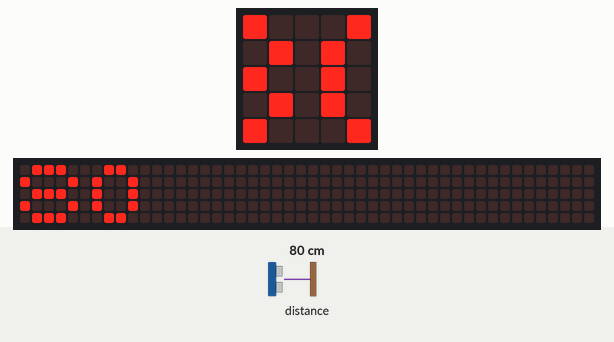
Bench run of a program on a simulated BBC micro:bit (MakeCode). Parts: the board's 5×5 LED display, a strip that is not on the board, showing the scrolling text unrolled. The test bench sets the inputs (shaded band); at power-on: distance to the obstacle 80 cm. The 48×5 strip is a reading aid, not a part: it shows the text the display is scrolling, unrolled, one strip-width of it at a time; what the program prints to the serial console is not drawn.

Above: at 1.88 s.
1.9 s: distance to the obstacle set to 2 cm
At 4.5 s:
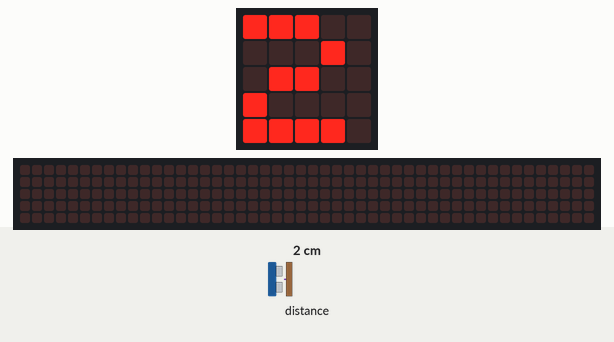
5.6 s: distance to the obstacle set to 18 cm
At 8.59 s:
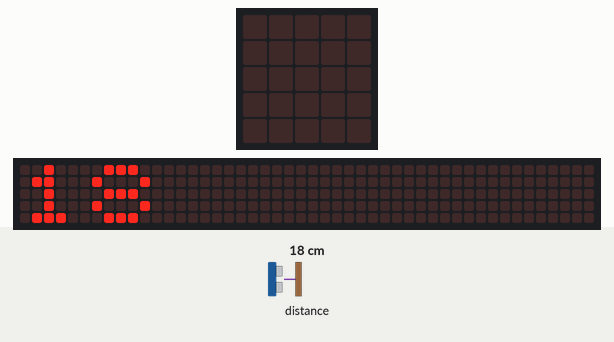
9.3 s: distance to the obstacle set to 4 cm
At 12.8 s:
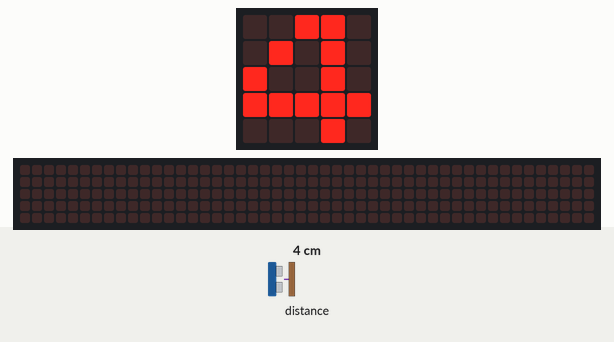
Timing chart, 0 to 14.3 s (numbered marks = the images above; inputs shaded):
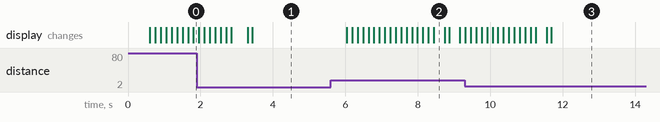

The program:

main.ts
```typescript
let distanz = 0
basic.showIcon(IconNames.SmallHeart)
basic.forever(function () {
    distanz = sonar.ping(
    DigitalPin.P12,
    DigitalPin.P1,
    PingUnit.Centimeters
    )
    basic.showNumber(distanz)
    basic.pause(100)
    serial.writeNumber(distanz)
    serial.writeString("")
})
```

test.ts
```typescript
// Hier kann man Tests durchführen; diese Datei wird nicht kompiliert, wenn dieses Paket als Erweiterung verwendet wird.
```

Measured:
- after the input at 5.6 s, the display: first changes after 0.44 s (image 2 shows a later state)
